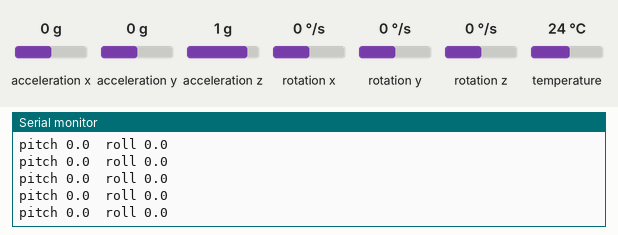
Bench run of a sketch on a simulated Arduino Uno, built with avr-gcc and run on an emulated ATmega328P. Parts: the last lines printed to the serial monitor. The test bench sets the inputs (shaded band); at power-on: acceleration x 0 g, acceleration y 0 g, acceleration z 1 g, rotation x 0 °/s, rotation y 0 °/s, rotation z 0 °/s, temperature 24 °C.

Above: at 1.2 s.
1.3 s: acceleration x set to -1.4 g
At 1.58 s:
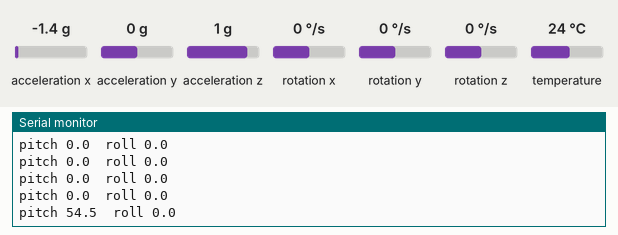
2.8 s: acceleration y set to -1.4 g
At 2.8 s:
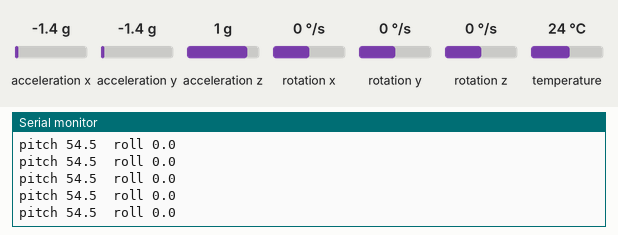
4.3 s: acceleration z set to -1.4 g
At 4.43 s:
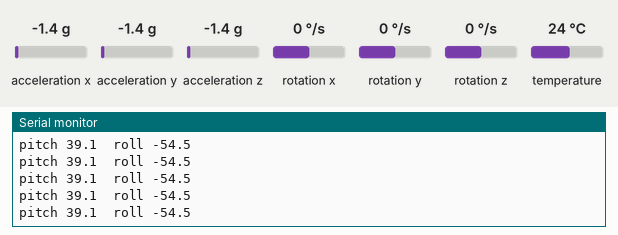
Timing chart, 0 to 7.3 s (numbered marks = the images above; inputs shaded):
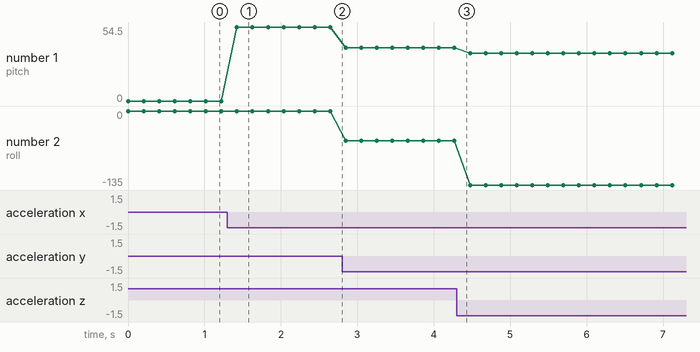

The sketch:

sketch.ino
```cpp
// EI TOKEN 案例 · 姿态检测
// MPU6050 算出板子的俯仰和横滚角
// 适用：Arduino Uno / Arduino Nano / ESP32 DevKit / ESP32-S3 DevKitC

#include <Wire.h>
#include <Adafruit_MPU6050.h>
#include <Adafruit_Sensor.h>

Adafruit_MPU6050 mpu;

void setup() {
  Serial.begin(115200);
  Wire.begin();
  if (!mpu.begin()) { Serial.println("MPU6050 not found, check I2C wiring"); while (true) delay(1000); }
  Serial.println("EIT mpu6050 ready");
}

void loop() {
  sensors_event_t a, g, temp;
  mpu.getEvent(&a, &g, &temp);
  float pitch = atan2(-a.acceleration.x, sqrt(a.acceleration.y * a.acceleration.y + a.acceleration.z * a.acceleration.z)) * 57.3;
  float roll  = atan2(a.acceleration.y, a.acceleration.z) * 57.3;
  Serial.print("pitch "); Serial.print(pitch, 1); Serial.print("  roll "); Serial.println(roll, 1);
  delay(200);
}
```

Measured:
- after the input at 1.3 s, the serial monitor: prints a new line after 0.13 s (image 1)
- plotted number 1: 0 → 54.5 after the input at 1.3 s, 54.5 → 39.1 after the input at 2.8 s, 39.1 → 35.3 after the input at 4.3 s
- plotted number 2: 0 → -54.5 after the input at 2.8 s, -54.5 → -135 after the input at 4.3 s
